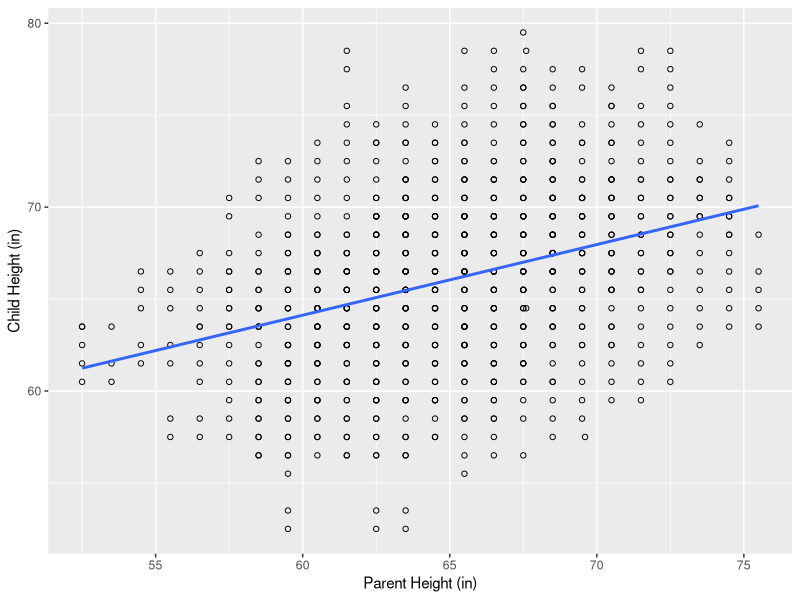
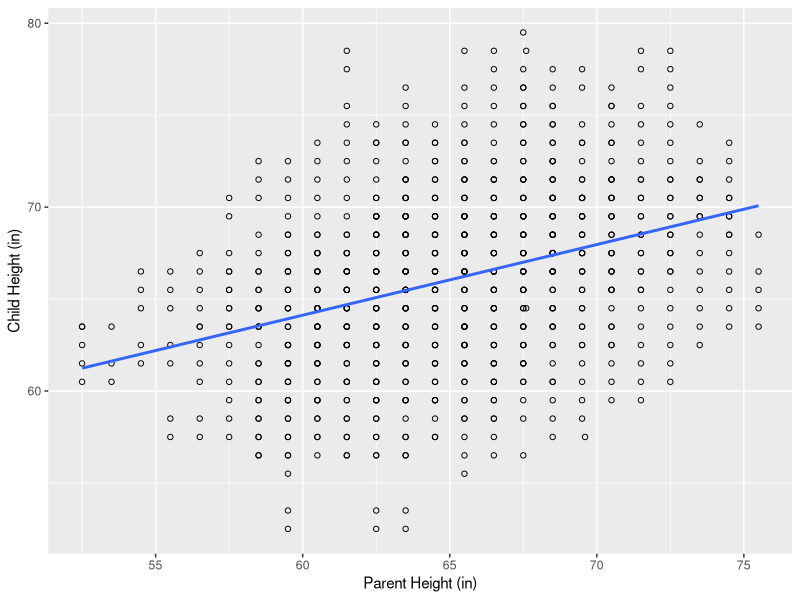

R code for these plots, in order:
## ---- chunk 1
MYPEARSON<-read.csv("PearsonLeeSimple.csv")
Pearson_child_parent<-lm(child~parent,data=MYPEARSON)
summary(Pearson_child_parent)
## ---- chunk 2

library(ggplot2)

Pearson_child_height_gp_model<-lm(child~parent,data=MYPEARSON)

summary(Pearson_child_height_gp_model)
ggplot(MYPEARSON, aes(x=parent, y=child)) +ylab("Child Height (in)")+xlab("Parent Height (in)")+
    geom_point(shape=1) +
    scale_colour_hue(l=50) + # Use a slightly darker palette than normal
    geom_smooth(method=lm,   # Add linear regression lines
                se=FALSE)+    # Don't add shaded confidence region
    scale_color_discrete(name = "Parent")

ggsave("Linear_Regression.png",dpi=300, width = 4, height = 2)
